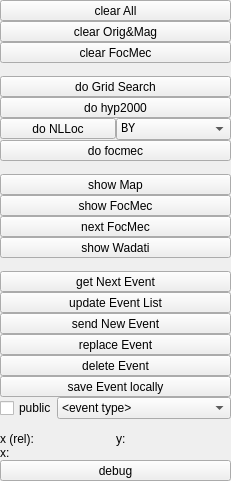
         <widget class="QWidget" name="layoutWidgetxx">
          <layout class="QVBoxLayout" name="leftVerticalLayout">
           <property name="spacing">
            <number>0</number>
           </property>
           <property name="sizeConstraint">
            <enum>QLayout::SetMinAndMaxSize</enum>
           </property>
           <property name="leftMargin">
            <number>0</number>
           </property>
           <property name="topMargin">
            <number>0</number>
           </property>
           <property name="rightMargin">
            <number>0</number>
           </property>
           <property name="bottomMargin">
            <number>0</number>
           </property>
           <item>
            <widget class="QToolButton" name="qToolButton_clearAll">
             <property name="sizePolicy">
              <sizepolicy hsizetype="Minimum" vsizetype="Minimum">
               <horstretch>0</horstretch>
               <verstretch>0</verstretch>
              </sizepolicy>
             </property>
             <property name="font">
              <font>
               <kerning>true</kerning>
              </font>
             </property>
             <property name="focusPolicy">
              <enum>Qt::NoFocus</enum>
             </property>
             <property name="styleSheet">
              <string notr="true"/>
             </property>
             <property name="text">
              <string>clear All</string>
             </property>
             <property name="checkable">
              <bool>false</bool>
             </property>
            </widget>
           </item>
           <item>
            <widget class="QToolButton" name="qToolButton_clearOrigMag">
             <property name="sizePolicy">
              <sizepolicy hsizetype="Minimum" vsizetype="Minimum">
               <horstretch>0</horstretch>
               <verstretch>0</verstretch>
              </sizepolicy>
             </property>
             <property name="focusPolicy">
              <enum>Qt::NoFocus</enum>
             </property>
             <property name="text">
              <string>clear Orig&amp;&amp;Mag</string>
             </property>
            </widget>
           </item>
           <item>
            <widget class="QToolButton" name="qToolButton_clearFocMec">
             <property name="sizePolicy">
              <sizepolicy hsizetype="Minimum" vsizetype="Minimum">
               <horstretch>0</horstretch>
               <verstretch>0</verstretch>
              </sizepolicy>
             </property>
             <property name="focusPolicy">
              <enum>Qt::NoFocus</enum>
             </property>
             <property name="text">
              <string>clear FocMec</string>
             </property>
            </widget>
           </item>
           <item>
            <spacer name="verticalSpacer_2">
             <property name="orientation">
              <enum>Qt::Vertical</enum>
             </property>
             <property name="sizeHint" stdset="0">
              <size>
               <width>170</width>
               <height>13</height>
              </size>
             </property>
            </spacer>
           </item>
           <item>
            <widget class="QToolButton" name="qToolButton_doGridSearch">
             <property name="sizePolicy">
              <sizepolicy hsizetype="Minimum" vsizetype="Minimum">
               <horstretch>0</horstretch>
               <verstretch>0</verstretch>
              </sizepolicy>
             </property>
             <property name="focusPolicy">
              <enum>Qt::NoFocus</enum>
             </property>
             <property name="text">
              <string>do Grid Search</string>
             </property>
            </widget>
           </item>
          <item>
            <widget class="QToolButton" name="qToolButton_doHyp2000">
             <property name="sizePolicy">
              <sizepolicy hsizetype="Minimum" vsizetype="Minimum">
               <horstretch>0</horstretch>
               <verstretch>0</verstretch>
              </sizepolicy>
             </property>
             <property name="focusPolicy">
              <enum>Qt::NoFocus</enum>
             </property>
             <property name="text">
              <string>do hyp2000</string>
             </property>
            </widget>
           </item>
           <item>
            <layout class="QHBoxLayout" name="horizontalLayout_3">
             <property name="sizeConstraint">
              <enum>QLayout::SetMinimumSize</enum>
             </property>
             <item>
              <widget class="QToolButton" name="qToolButton_doNlloc">
               <property name="sizePolicy">
                <sizepolicy hsizetype="Minimum" vsizetype="Fixed">
                 <horstretch>0</horstretch>
                 <verstretch>0</verstretch>
                </sizepolicy>
               </property>
               <property name="focusPolicy">
                <enum>Qt::NoFocus</enum>
               </property>
               <property name="text">
                <string>do NLLoc</string>
               </property>
              </widget>
             </item>
             <item>
              <widget class="QComboBox" name="qComboBox_nllocModel">
               <property name="sizePolicy">
                <sizepolicy hsizetype="Minimum" vsizetype="Fixed">
                 <horstretch>0</horstretch>
                 <verstretch>0</verstretch>
                </sizepolicy>
               </property>
               <property name="font">
                <font>
                 <family>Monospace</family>
                 <weight>50</weight>
                 <italic>false</italic>
                 <bold>false</bold>
                </font>
               </property>
               <property name="focusPolicy">
                <enum>Qt::NoFocus</enum>
               </property>
               <property name="styleSheet">
                <string notr="true"/>
               </property>
               <item>
                <property name="text">
                 <string>BY</string>
                </property>
               </item>
               <item>
                <property name="text">
                 <string>RH</string>
                </property>
               </item>
               <item>
                <property name="text">
                 <string>UH</string>
                </property>
               </item>
              </widget>
             </item>
            </layout>
           </item>
           <item>
            <widget class="QToolButton" name="qToolButton_doFocMec">
             <property name="sizePolicy">
              <sizepolicy hsizetype="Minimum" vsizetype="Minimum">
               <horstretch>0</horstretch>
               <verstretch>0</verstretch>
              </sizepolicy>
             </property>
             <property name="focusPolicy">
              <enum>Qt::NoFocus</enum>
             </property>
             <property name="text">
              <string>do focmec</string>
             </property>
            </widget>
           </item>
           <item>
            <spacer name="verticalSpacer_3">
             <property name="orientation">
              <enum>Qt::Vertical</enum>
             </property>
             <property name="sizeHint" stdset="0">
              <size>
               <width>170</width>
               <height>13</height>
              </size>
             </property>
            </spacer>
           </item>
           <item>
            <widget class="QToolButton" name="qToolButton_showMap">
             <property name="sizePolicy">
              <sizepolicy hsizetype="Minimum" vsizetype="Minimum">
               <horstretch>0</horstretch>
               <verstretch>0</verstretch>
              </sizepolicy>
             </property>
             <property name="focusPolicy">
              <enum>Qt::NoFocus</enum>
             </property>
             <property name="text">
              <string>show Map</string>
             </property>
             <property name="checkable">
              <bool>true</bool>
             </property>
            </widget>
           </item>
           <item>
            <widget class="QToolButton" name="qToolButton_showFocMec">
             <property name="sizePolicy">
              <sizepolicy hsizetype="Minimum" vsizetype="Minimum">
               <horstretch>0</horstretch>
               <verstretch>0</verstretch>
              </sizepolicy>
             </property>
             <property name="focusPolicy">
              <enum>Qt::NoFocus</enum>
             </property>
             <property name="text">
              <string>show FocMec</string>
             </property>
             <property name="checkable">
              <bool>true</bool>
             </property>
            </widget>
           </item>
           <item>
            <widget class="QToolButton" name="qToolButton_nextFocMec">
             <property name="sizePolicy">
              <sizepolicy hsizetype="Minimum" vsizetype="Minimum">
               <horstretch>0</horstretch>
               <verstretch>0</verstretch>
              </sizepolicy>
             </property>
             <property name="focusPolicy">
              <enum>Qt::NoFocus</enum>
             </property>
             <property name="text">
              <string>next FocMec</string>
             </property>
            </widget>
           </item>
           <item>
            <widget class="QToolButton" name="qToolButton_showWadati">
             <property name="sizePolicy">
              <sizepolicy hsizetype="Minimum" vsizetype="Minimum">
               <horstretch>0</horstretch>
               <verstretch>0</verstretch>
              </sizepolicy>
             </property>
             <property name="focusPolicy">
              <enum>Qt::NoFocus</enum>
             </property>
             <property name="text">
              <string>show Wadati</string>
             </property>
             <property name="checkable">
              <bool>true</bool>
             </property>
            </widget>
           </item>
           <item>
            <spacer name="verticalSpacer_4">
             <property name="orientation">
              <enum>Qt::Vertical</enum>
             </property>
             <property name="sizeHint" stdset="0">
              <size>
               <width>170</width>
               <height>13</height>
              </size>
             </property>
            </spacer>
           </item>
           <item>
            <widget class="QToolButton" name="qToolButton_getNextEvent">
             <property name="sizePolicy">
              <sizepolicy hsizetype="Minimum" vsizetype="Minimum">
               <horstretch>0</horstretch>
               <verstretch>0</verstretch>
              </sizepolicy>
             </property>
             <property name="focusPolicy">
              <enum>Qt::NoFocus</enum>
             </property>
             <property name="text">
              <string>get Next Event</string>
             </property>
            </widget>
           </item>
           <item>
            <widget class="QToolButton" name="qToolButton_updateEventList">
             <property name="sizePolicy">
              <sizepolicy hsizetype="Minimum" vsizetype="Minimum">
               <horstretch>0</horstretch>
               <verstretch>0</verstretch>
              </sizepolicy>
             </property>
             <property name="focusPolicy">
              <enum>Qt::NoFocus</enum>
             </property>
             <property name="text">
              <string>update Event List</string>
             </property>
            </widget>
           </item>
           <item>
            <widget class="QToolButton" name="qToolButton_sendNewEvent">
             <property name="sizePolicy">
              <sizepolicy hsizetype="Minimum" vsizetype="Minimum">
               <horstretch>0</horstretch>
               <verstretch>0</verstretch>
              </sizepolicy>
             </property>
             <property name="focusPolicy">
              <enum>Qt::NoFocus</enum>
             </property>
             <property name="text">
              <string>send New Event</string>
             </property>
            </widget>
           </item>
           <item>
            <widget class="QToolButton" name="qToolButton_replaceEvent">
             <property name="sizePolicy">
              <sizepolicy hsizetype="Minimum" vsizetype="Minimum">
               <horstretch>0</horstretch>
               <verstretch>0</verstretch>
              </sizepolicy>
             </property>
             <property name="focusPolicy">
              <enum>Qt::NoFocus</enum>
             </property>
             <property name="text">
              <string>replace Event</string>
             </property>
            </widget>
           </item>
           <item>
            <widget class="QToolButton" name="qToolButton_deleteEvent">
             <property name="sizePolicy">
              <sizepolicy hsizetype="Minimum" vsizetype="Minimum">
               <horstretch>0</horstretch>
               <verstretch>0</verstretch>
              </sizepolicy>
             </property>
             <property name="focusPolicy">
              <enum>Qt::NoFocus</enum>
             </property>
             <property name="text">
              <string>delete Event</string>
             </property>
            </widget>
           </item>
           <item>
            <widget class="QToolButton" name="qToolButton_saveEventLocally">
             <property name="sizePolicy">
              <sizepolicy hsizetype="Minimum" vsizetype="Minimum">
               <horstretch>0</horstretch>
               <verstretch>0</verstretch>
              </sizepolicy>
             </property>
             <property name="focusPolicy">
              <enum>Qt::NoFocus</enum>
             </property>
             <property name="text">
              <string>save Event locally</string>
             </property>
            </widget>
           </item>
           <item>
            <layout class="QHBoxLayout" name="horizontalLayout_4">
             <property name="sizeConstraint">
              <enum>QLayout::SetMinimumSize</enum>
             </property>
             <item>
              <widget class="QCheckBox" name="qCheckBox_public">
               <property name="sizePolicy">
                <sizepolicy hsizetype="Minimum" vsizetype="Minimum">
                 <horstretch>0</horstretch>
                 <verstretch>0</verstretch>
                </sizepolicy>
               </property>
               <property name="focusPolicy">
                <enum>Qt::NoFocus</enum>
               </property>
               <property name="text">
                <string>public</string>
               </property>
              </widget>
             </item>
             <item>
              <widget class="QComboBox" name="qComboBox_eventType">
               <property name="sizePolicy">
                <sizepolicy hsizetype="Minimum" vsizetype="Minimum">
                 <horstretch>0</horstretch>
                 <verstretch>0</verstretch>
                </sizepolicy>
               </property>
               <property name="focusPolicy">
                <enum>Qt::NoFocus</enum>
               </property>
               <property name="currentIndex">
                <number>0</number>
               </property>
               <item>
                <property name="text">
                 <string>&lt;event type&gt;</string>
                </property>
               </item>
               <item>
                <property name="text">
                 <string>not existing</string>
                </property>
               </item>
               <item>
                <property name="text">
                 <string>not reported</string>
                </property>
               </item>
               <item>
                <property name="text">
                 <string>earthquake</string>
                </property>
               </item>
               <item>
                <property name="text">
                 <string>anthropogenic event</string>
                </property>
               </item>
               <item>
                <property name="text">
                 <string>collapse</string>
                </property>
               </item>
               <item>
                <property name="text">
                 <string>cavity collapse</string>
                </property>
               </item>
               <item>
                <property name="text">
                 <string>mine collapse</string>
                </property>
               </item>
               <item>
                <property name="text">
                 <string>building collapse</string>
                </property>
               </item>
               <item>
                <property name="text">
                 <string>explosion</string>
                </property>
               </item>
               <item>
                <property name="text">
                 <string>accidental explosion</string>
                </property>
               </item>
               <item>
                <property name="text">
                 <string>chemical explosion</string>
                </property>
               </item>
               <item>
                <property name="text">
                 <string>controlled explosion</string>
                </property>
               </item>
               <item>
                <property name="text">
                 <string>experimental explosion</string>
                </property>
               </item>
               <item>
                <property name="text">
                 <string>industrial explosion</string>
                </property>
               </item>
               <item>
                <property name="text">
                 <string>mining explosion</string>
                </property>
               </item>
               <item>
                <property name="text">
                 <string>quarry blast</string>
                </property>
               </item>
               <item>
                <property name="text">
                 <string>road cut</string>
                </property>
               </item>
               <item>
                <property name="text">
                 <string>blasting levee</string>
                </property>
               </item>
               <item>
                <property name="text">
                 <string>nuclear explosion</string>
                </property>
               </item>
               <item>
                <property name="text">
                 <string>induced or triggered event</string>
                </property>
               </item>
               <item>
                <property name="text">
                 <string>rock burst</string>
                </property>
               </item>
               <item>
                <property name="text">
                 <string>reservoir loading</string>
                </property>
               </item>
               <item>
                <property name="text">
                 <string>fluid injection</string>
                </property>
               </item>
               <item>
                <property name="text">
                 <string>fluid extraction</string>
                </property>
               </item>
               <item>
                <property name="text">
                 <string>crash</string>
                </property>
               </item>
               <item>
                <property name="text">
                 <string>plane crash</string>
                </property>
               </item>
               <item>
                <property name="text">
                 <string>train crash</string>
                </property>
               </item>
               <item>
                <property name="text">
                 <string>boat crash</string>
                </property>
               </item>
               <item>
                <property name="text">
                 <string>other event</string>
                </property>
               </item>
               <item>
                <property name="text">
                 <string>atmospheric event</string>
                </property>
               </item>
               <item>
                <property name="text">
                 <string>sonic boom</string>
                </property>
               </item>
               <item>
                <property name="text">
                 <string>sonic blast</string>
                </property>
               </item>
               <item>
                <property name="text">
                 <string>acoustic noise</string>
                </property>
               </item>
               <item>
                <property name="text">
                 <string>thunder</string>
                </property>
               </item>
               <item>
                <property name="text">
                 <string>avalanche</string>
                </property>
               </item>
               <item>
                <property name="text">
                 <string>snow avalanche</string>
                </property>
               </item>
               <item>
                <property name="text">
                 <string>debris avalanche</string>
                </property>
               </item>
               <item>
                <property name="text">
                 <string>hydroacoustic event</string>
                </property>
               </item>
               <item>
                <property name="text">
                 <string>ice quake</string>
                </property>
               </item>
               <item>
                <property name="text">
                 <string>slide</string>
                </property>
               </item>
               <item>
                <property name="text">
                 <string>landslide</string>
                </property>
               </item>
               <item>
                <property name="text">
                 <string>rockslide</string>
                </property>
               </item>
               <item>
                <property name="text">
                 <string>meteorite</string>
                </property>
               </item>
               <item>
                <property name="text">
                 <string>volcanic eruption</string>
                </property>
               </item>
              </widget>
             </item>
            </layout>
           </item>
           <item>
            <spacer name="verticalSpacer_5">
             <property name="orientation">
              <enum>Qt::Vertical</enum>
             </property>
             <property name="sizeHint" stdset="0">
              <size>
               <width>170</width>
               <height>13</height>
              </size>
             </property>
            </spacer>
           </item>
           <item>
            <layout class="QHBoxLayout" name="horizontalLayout_5">
             <property name="sizeConstraint">
              <enum>QLayout::SetMinimumSize</enum>
             </property>
            </layout>
           </item>
           <item>
            <layout class="QVBoxLayout" name="verticalLayout_2">
             <property name="sizeConstraint">
              <enum>QLayout::SetDefaultConstraint</enum>
             </property>
             <item>
              <layout class="QHBoxLayout" name="horizontalLayout_9">
               <property name="sizeConstraint">
                <enum>QLayout::SetDefaultConstraint</enum>
               </property>
               <item>
                <layout class="QHBoxLayout" name="horizontalLayout_8">
                 <property name="sizeConstraint">
                  <enum>QLayout::SetDefaultConstraint</enum>
                 </property>
                 <item>
                  <widget class="QLabel" name="qLabel_x_rel">
                   <property name="text">
                    <string>x (rel):</string>
                   </property>
                  </widget>
                 </item>
                 <item>
                  <widget class="QLabel" name="qLabel_xdata_rel">
                   <property name="sizePolicy">
                    <sizepolicy hsizetype="Preferred" vsizetype="Preferred">
                     <horstretch>200</horstretch>
                     <verstretch>0</verstretch>
                    </sizepolicy>
                   </property>
                   <property name="minimumSize">
                    <size>
                     <width>50</width>
                     <height>0</height>
                    </size>
                   </property>
                   <property name="baseSize">
                    <size>
                     <width>40</width>
                     <height>0</height>
                    </size>
                   </property>
                   <property name="autoFillBackground">
                    <bool>false</bool>
                   </property>
                   <property name="text">
                    <string/>
                   </property>
                  </widget>
                 </item>
                </layout>
               </item>
               <item>
                <layout class="QHBoxLayout" name="horizontalLayout_7">
                 <property name="sizeConstraint">
                  <enum>QLayout::SetDefaultConstraint</enum>
                 </property>
                 <item>
                  <widget class="QLabel" name="qLabel_y">
                   <property name="text">
                    <string>y:</string>
                   </property>
                  </widget>
                 </item>
                 <item>
                  <widget class="QLabel" name="qLabel_ydata">
                   <property name="sizePolicy">
                    <sizepolicy hsizetype="Preferred" vsizetype="Preferred">
                     <horstretch>0</horstretch>
                     <verstretch>0</verstretch>
                    </sizepolicy>
                   </property>
                   <property name="minimumSize">
                    <size>
                     <width>25</width>
                     <height>0</height>
                    </size>
                   </property>
                   <property name="baseSize">
                    <size>
                     <width>40</width>
                     <height>0</height>
                    </size>
                   </property>
                   <property name="text">
                    <string/>
                   </property>
                  </widget>
                 </item>
                </layout>
               </item>
              </layout>
             </item>
             <item>
              <layout class="QHBoxLayout" name="horizontalLayout_8b">
               <item>
                <widget class="QLabel" name="qLabel_x_abs">
                 <property name="text">
                  <string>x:</string>
                 </property>
                </widget>
               </item>
               <item>
                <widget class="QLabel" name="qLabel_xdata_abs">
                 <property name="minimumSize">
                  <size>
                   <width>160</width>
                   <height>0</height>
                  </size>
                 </property>
                 <property name="text">
                  <string/>
                 </property>
                </widget>
               </item>
              </layout>
             </item>
            </layout>
           </item>
           <item>
            <widget class="QToolButton" name="qToolButton_debug">
             <property name="sizePolicy">
              <sizepolicy hsizetype="Minimum" vsizetype="Fixed">
               <horstretch>0</horstretch>
               <verstretch>0</verstretch>
              </sizepolicy>
             </property>
             <property name="focusPolicy">
              <enum>Qt::NoFocus</enum>
             </property>
             <property name="text">
              <string>debug</string>
             </property>
            </widget>
           </item>
          </layout>
         </widget>
